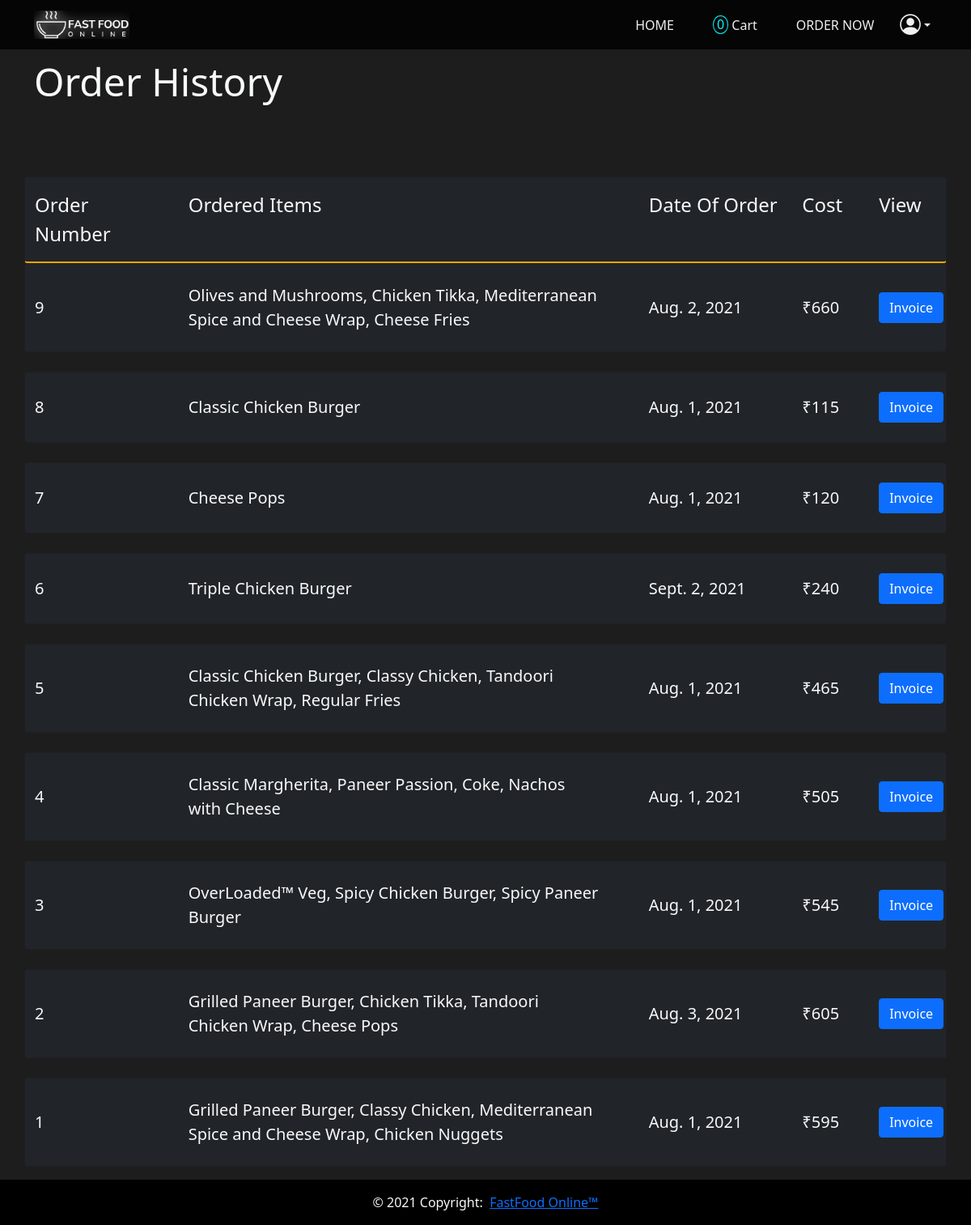
Screenshot of /orders/ (signed in) with the database file from the repository.
### baseapp/models.py (models this page shows)
class Orders(models.Model):
    OrderID = models.AutoField(primary_key=True)
    OrderNumber = models.CharField(null=True, max_length=400)
    CustomerID = models.ForeignKey(Customer,on_delete=models.SET_NULL, null=True)
    ProductID = models.ForeignKey(Products,on_delete=models.SET_NULL, null=True)
    DateOrdered = models.DateField(auto_now_add=True)
    OrderStatus = models.CharField(max_length=100, null=True, blank=True)
    Address = models.TextField(null=True, blank=True)
    ItemPrice = models.IntegerField(null=True)

class Products(models.Model):
    ProductID = models.AutoField(primary_key=True)
    ProductName = models.CharField(max_length=200, null=True, blank=True)
    Stock = models.IntegerField()
    Category = models.CharField(max_length=200, null=True, blank=True)
    Price = models.IntegerField()
    Description = models.CharField(max_length=600, blank=True, null=True)
    Vegetarian = models.BooleanField(default=False)
    Image = models.ImageField(null= True, blank=True)
    def __str__(self):
        return self.ProductName

### baseapp/views.py (the view)
# urls.py: path('orders/', views.orderhistory, name='orders'),
def orderhistory(request):
    if request.user.is_authenticated:
        currentCustomer = Customer.objects.get(user=request.user)
        queryset = Cart.objects.filter(CustomerID=currentCustomer)
        cartitems = []
        for obj in queryset:
            cartitems.append(obj.ProductID)
        context = {'cartitems':cartitems}
        AllOrderedObjects = Orders.objects.filter(CustomerID= currentCustomer).order_by('OrderNumber')
        if len(AllOrderedObjects) == 0:
            context['SeparateOrders'] = []
            context['OrderCosts'] = []
            return render(request, 'baseapp/orders.html', context)
        SeparateOrders = []
        TempOrderNum = AllOrderedObjects[0].OrderNumber
        o = []
        for Object in AllOrderedObjects:
            if Object.OrderNumber == TempOrderNum:
                o.append(Object)
            else:
                SeparateOrders.append(o)
                o = []
                o.append(Object)
                TempOrderNum = Object.OrderNumber
        if SeparateOrders == []:
            SeparateOrders.append(o)
        OrderCosts = []
        for OrderSet in SeparateOrders:
            TempCost = 0
            for IndividualOrder in OrderSet:
                TempCost += IndividualOrder.ItemPrice
            OrderCosts.append(TempCost)
        context['SeparateOrders'] = SeparateOrders
        context['OrderCosts'] = OrderCosts
        if request.method == "GET":
            if request.GET.get('OrderView') is not None:
                onum = request.GET.get('OrderView')
                requiredOrder = None
                index = 0
                for Order in SeparateOrders:
                    if Order[0].OrderNumber == onum:
                        requiredOrder = Order
                        total = OrderCosts[index]
                    index+=1
                context = {}
                context['Order'] = requiredOrder
                context['total'] = total
                return render(request, 'baseapp/orderview.html', context)
        return render(request, 'baseapp/orders.html', context)
    else:
        return redirect(reverse('login'))

### baseapp/templatetags/ExtraTags.py (called while the page is built)
@register.filter
def index(indexable, i):
    return indexable[i]

@register.filter
def subtract(value, arg):
    return value - arg

### baseapp/templates/baseapp/orders.html (shortened to what this page needs)
{% load static %}
{% load ExtraTags %}
<html lang="en">
<head>
    <link href="https://cdn.jsdelivr.net/npm/bootstrap@5.0.2/dist/css/bootstrap.min.css" rel="stylesheet">
    <link rel="stylesheet" href="https://cdn.jsdelivr.net/npm/bootstrap-icons@1.5.0/font/bootstrap-icons.css">
</head>
<body>
<div id="page-container">
<div id="content-wrap">
  <nav class="navbar navbar-expand-lg navbar-dark fixed-top">
    <div class="container">
      <a class="navbar-brand" href="{% url 'home' %}">
        <img src="{% static 'images/Logo.png' %}" alt="" height="35em">
      </a>
      <div class="collapse navbar-collapse justify-content-end" id="navbarNavAltMarkup">
        <div class="navbar-nav">
          <a class="nav-link d-flex align-items-center justify-content-center mx-3" href="{% url 'home' %}">HOME</a>
          <a class="nav-link d-flex align-items-center justify-content-center mx-3" href="{% url 'cart' %}">
            <span class="cartcounter d-flex justify-content-center align-items-center px-1">{{ cartitems|length }}</span> &nbsp;Cart
          </a>
          <a class="nav-link d-flex align-items-center justify-content-center mx-3" href="{% url 'menu' %}">ORDER NOW</a>
          <a class="nav-link dropdown-toggle d-flex justify-content-center align-items-center" href="#" id="profileDrop" role="button" data-bs-toggle="dropdown" aria-expanded="false">
            <i id="profileIcon" style="font-size: 1.6em;" class="bi-person-circle"></i>
          </a>
        </div>
      </div>
    </div>
</nav>
  <div class="container">
    <br><br><br>
    <p class="display-5 text-light">Order History</p>
    <br><br><br>
    {% if SeparateOrders|length == 0 %}
    <p class="display-6 text-primary">You have not placed any orders yet. After you make your first order, you can view them here.</p>
    {% else %}
    <div class="row">
      <div class="card bg-dark py-3" style="border-bottom: solid 2px rgb(255, 166, 0);">
        <div class="row justify-content-center">
          <div class="col-2 col-md-2 text-light fs-4">Order Number</div>
          <div class="col-4 col-md-6 text-light fs-4">Ordered Items</div>
          <div class="col-2 text-light fs-4">Date Of Order</div>
          <div class="col-2 col-md-1 text-light fs-4">Cost</div>
          <div class="col-2 col-md-1 text-light fs-4">View</div>
        </div>
      </div>
    </div>
    {% for order in SeparateOrders %}
    <div class="row">
      <div class="card bg-dark py-4 hoverable">
        <div class="row justify-content-center align-items-center">
          <div class="col-1 col-md-2 text-light lead ">{{ SeparateOrders|length|subtract:forloop.counter0 }}</div>
          <div class="col-5 col-xl-6 text-light pe-md-5 lead">
            {% for item in order %}
              {{ item.ProductID }}{% if forloop.last %}{% else %},{% endif %}
            {% endfor %}
          </div>
          <div class="col-2 text-light lead ">{{ order.0.DateOrdered }}</div>
          <div class="col-2 col-md-1 text-light lead ">₹{{ OrderCosts|index:forloop.counter0 }}</div>
          <div class="col-2 col-xl-1 text-light d-flex align-items-center lead">
            <form action="" method="GET">
              <button class="btn btn-primary" type="submit" value="{{ order.0.OrderNumber }}" name="OrderView" >Invoice</button>
            </form>
          </div>
        </div>
      </div>
    </div>
    <br>
    {% endfor %}
    {% endif %}
  </div>
</div>
  <footer id="footer" class="page-footer">
    <div class="footer-copyright text-center text-light py-3">© 2021 Copyright: &nbsp;<a href="{% url 'home' %}">FastFood Online™</a></div>
  </footer>
</div>
  </body>
</html>

### baseapp/templates/baseapp/orders.html (style rules this page uses)
footer { background-color: black; bottom: 0; }
nav { position: fixed; background-color: rgba(0, 0, 0, 0.8); }
.nav-link { color: #f0f0f0 !important; }
body { background-color: #1d1d1d !important; }
#page-container { position: relative; min-height: 100vh; }
#content-wrap { padding-bottom: 3rem; }
#footer { position: absolute; bottom: 0; width: 100%; height: 3.5rem; }
.cartcounter { border: solid 1px rgb(0, 247, 255); border-radius: 50%; width: fit-content; height: fit-content; color: rgb(0, 247, 255); line-height: 1em; padding-top: 1.5px; padding-bottom: 3px; }
form { margin-block-end: 0; }

### rows the page displays
Orders: counter0 "9", ProductID "Olives and Mushrooms", DateOrdered "Aug. 2, 2021", counter0 "660"
Orders: ProductID "Chicken Tikka"
Orders: ProductID "Mediterranean Spice and Cheese Wrap"
Orders: ProductID "Cheese Fries"
Orders: counter0 "8", ProductID "Classic Chicken Burger", DateOrdered "Aug. 1, 2021", ItemPrice "115"
Orders: counter0 "7", ProductID "Cheese Pops", DateOrdered "Aug. 1, 2021", ItemPrice "120"
Orders: counter0 "6", ProductID "Triple Chicken Burger", DateOrdered "Sept. 2, 2021", ItemPrice "240"
Orders: counter0 "5", ProductID "Classic Chicken Burger", DateOrdered "Aug. 1, 2021", counter0 "465"
Orders: ProductID "Classy Chicken"
Orders: ProductID "Tandoori Chicken Wrap"
Orders: ProductID "Regular Fries"
Orders: counter0 "4", ProductID "Classic Margherita", DateOrdered "Aug. 1, 2021", counter0 "505"
Orders: ProductID "Paneer Passion"
Orders: ProductID "Coke"
Orders: ProductID "Nachos with Cheese"
Orders: counter0 "3", ProductID "OverLoaded™ Veg", DateOrdered "Aug. 1, 2021", counter0 "545"
Orders: ProductID "Spicy Chicken Burger"
Orders: ProductID "Spicy Paneer Burger"
Orders: counter0 "2", ProductID "Grilled Paneer Burger", DateOrdered "Aug. 3, 2021", counter0 "605"
Orders: ProductID "Chicken Tikka"
Orders: ProductID "Tandoori Chicken Wrap"
Orders: ProductID "Cheese Pops"
Orders: counter0 "1", ProductID "Grilled Paneer Burger", DateOrdered "Aug. 1, 2021", counter0 "595"
Orders: ProductID "Classy Chicken"
Orders: ProductID "Mediterranean Spice and Cheese Wrap"
Orders: ProductID "Chicken Nuggets"

### other values shown
{{ cartitems|length }} "0"
